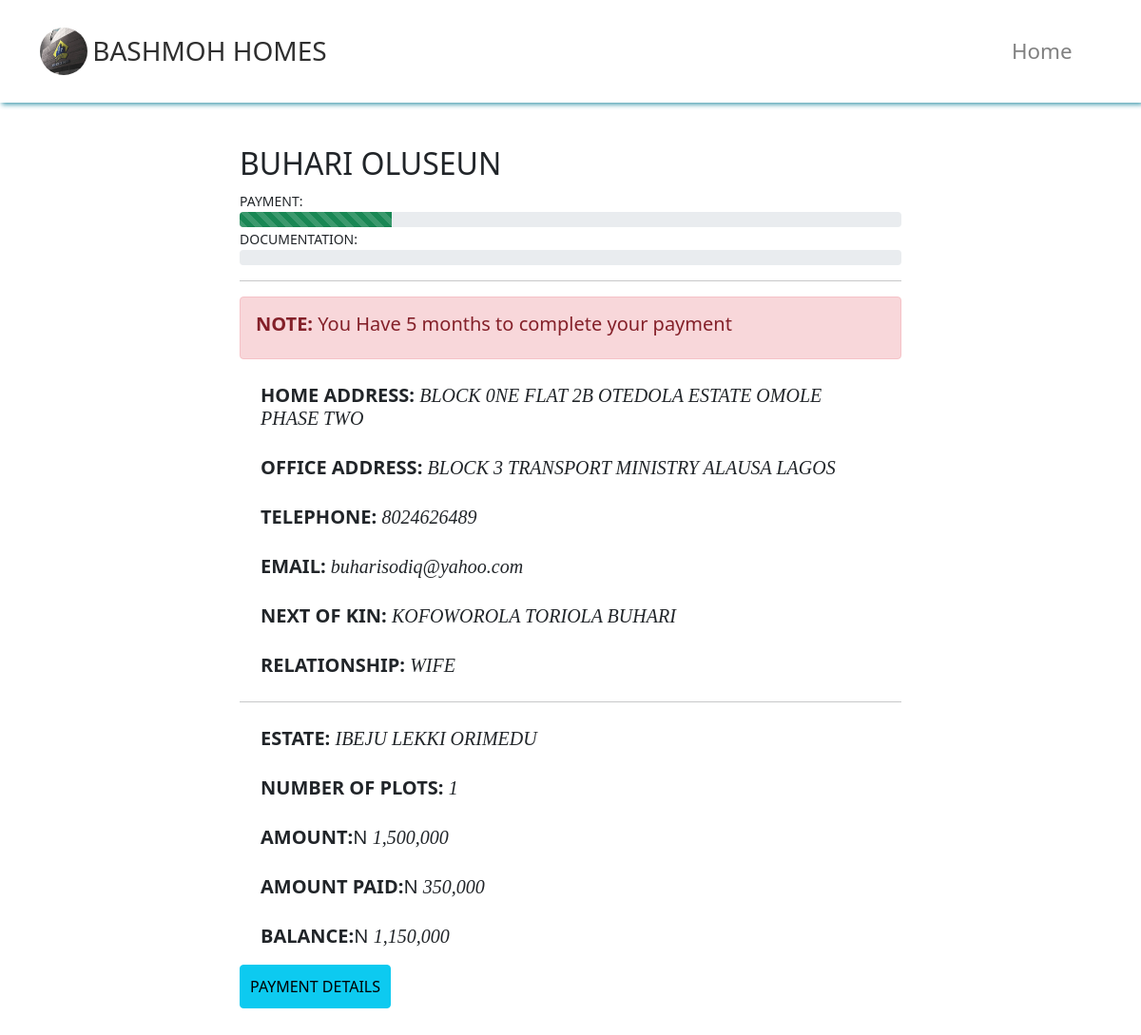
/customer/detail/8024626489/, run on the app's committed database.
### customer/models.py (models this page shows, shortened)
class Customer(models.Model):
    full_name = models.CharField(max_length=30)
    gender = models.CharField(max_length=6)
    home_address = models.CharField(max_length=50)
    office_address = models.CharField(max_length=50)
    phone_number = models.IntegerField(primary_key=True)
    email = models.EmailField(max_length=30)
    next_of_kin = models.CharField(max_length=30)
    relationship = models.CharField(max_length=20)
    estate = models.CharField(max_length=30)
    plots = models.IntegerField()
    amount = models.IntegerField()
    amount_paid = models.IntegerField()
    balance = models.IntegerField()
    registration_date = models.DateField()
    deadline_date = models.DateField(default=date.today)
    payment_complete = models.BooleanField(default=False)
    documentation = models.BooleanField(default=False)

### customer/views.py (the view)
# urls.py: path('detail/<int:pk>/',CustomerDetailView.as_view(),name='detail'),
class CustomerDetailView(DetailView):
    model = Customer
    def get_context_data(self, **kwargs):
        context = super().get_context_data(**kwargs)
        context['max_value'] = 100
        return context

### templates/customer/customer_detail.html (shortened to what this page needs)
{% extends 'customer/base.html' %}
{% load humanize %}
{% block content%}
<div class="container mt-5 py-5"  style='width:60%'>
    <h2>{{customer.full_name}}</h2>
    <small>PAYMENT:</small>
        <div class="progress">
          <div class="progress-bar progress-bar-striped bg-success" role="progressbar" style="width:{% widthratio customer.amount_paid customer.amount max_value %}%" aria-valuenow="25" aria-valuemin="0" aria-valuemax="100"></div>
    </div>
    <small>DOCUMENTATION:</small>
    <div class="progress">
    </div>
    <hr>
  {% if customer.balance == 0 %}
    <div class="alert alert-success" role="alert">
      Completed payment
    </div>
  {% else %}
    <div class="alert alert-danger" role="alert">
      <h5><strong>NOTE:</strong> You Have {{customer.deadline_date|timeuntil}} to complete your payment</h5>
    </div>
  {% endif %}
  <div class="container">
    <h5 style='padding:10px'><strong>HOME ADDRESS:</strong> <em style='font-family:verdana'>{{customer.home_address}}</em></h5>
    <h5 style='padding:10px'><strong>OFFICE ADDRESS:</strong> <em style='font-family:verdana'>{{customer.office_address}}</em></h5>
    <h5 style='padding:10px'><strong>TELEPHONE:</strong> <em style='font-family:verdana'>{{customer.phone_number}}</em></h5>
    <h5 style='padding:10px'><strong>EMAIL:</strong> <em style='font-family:verdana'>{{customer.email}}</em></h5>
    <h5 style='padding:10px'><strong>NEXT OF KIN:</strong> <em style='font-family:verdana'>{{customer.next_of_kin}}</em></h5>
    <h5 style='padding:10px'><strong>RELATIONSHIP:</strong> <em style='font-family:verdana'>{{customer.relationship}}</em></h5>
  </div>
  <hr>
  <div class="container">
    <h5 style='padding:10px'><strong>ESTATE:</strong> <em style='font-family:verdana'>{{customer.estate}}</em></h5>
    <h5 style='padding:10px'><strong>NUMBER OF PLOTS:</strong> <em style='font-family:verdana'>{{customer.plots}}</em></h5>
    <h5 style='padding:10px'><strong>AMOUNT:</strong>N <em style='font-family:verdana'>{{customer.amount | intcomma }}</em></h5>
    <h5 style='padding:10px'><strong>AMOUNT PAID:</strong>N <em style='font-family:verdana'>{{customer.amount_paid | intcomma }}</em></h5>
    <h5 style='padding:10px'><strong>BALANCE:</strong>N <em style='font-family:verdana'>{{customer.balance | intcomma }}</em></h5>
  </div>
  <a class="btn btn-info" type="button" style='padding:10px' href="{% url 'customer:payment' %}">PAYMENT DETAILS</a>
</div>
{% endblock %}

### static/css/style.css (style rules this page uses)
body { margin-top: 105px; }

### data on the page
Customer: full_name "BUHARI OLUSEUN", deadline_date "5 months", home_address "BLOCK 0NE FLAT 2B OTEDOLA ESTATE OMOLE PHASE TWO", office_address "BLOCK 3 TRANSPORT MINISTRY ALAUSA LAGOS", phone_number "8024626489", email "buharisodiq@yahoo.com", next_of_kin "KOFOWOROLA TORIOLA BUHARI", relationship "WIFE", estate "IBEJU LEKKI ORIMEDU", plots "1", amount "1,500,000", amount_paid "350,000", balance "1,150,000"
